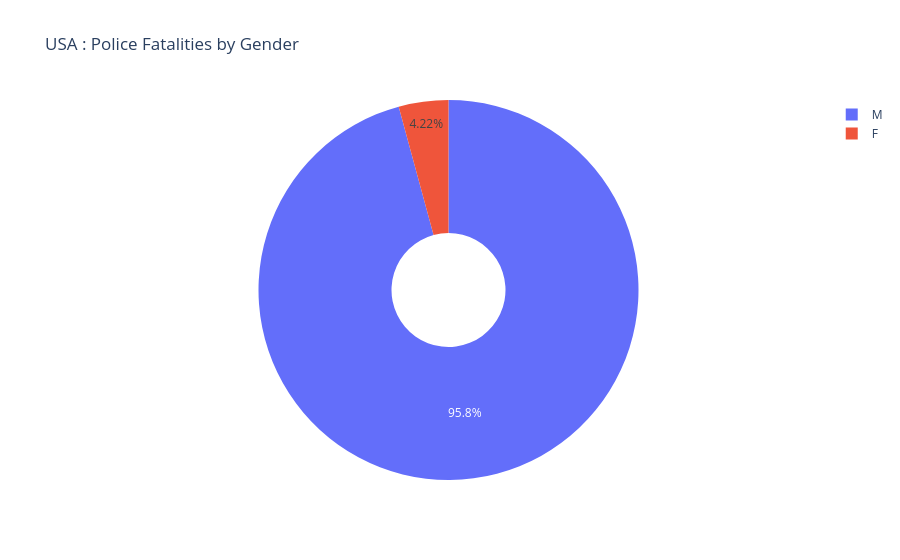

Write notebook code for a chart like this one.
### Code cell
fig = px.pie(df_fatalities_gender, 
                values=df_fatalities_gender.values, 
                names=df_fatalities_gender.index,
                title="USA : Police Fatalities by Gender",
                hole = 0.3)
fig.show()

### Figure 1 — Plotly figure (JSON) as saved in the notebook; plotly's stock layout.template omitted (floating-point values rounded to 4 significant figures)
{"data": [{"domain": {"x": [0.0, 1.0], "y": [0.0, 1.0]}, "hole": 0.3, "hovertemplate": "label=%{label}<br>value=%{value}<extra></extra>", "labels": ["F", "M"], "legendgroup": "", "name": "", "showlegend": true, "type": "pie", "values": [107, 2428]}], "layout": {"legend": {"tracegroupgap": 0}, "title": {"text": "USA : Police Fatalities by Gender"}}}
